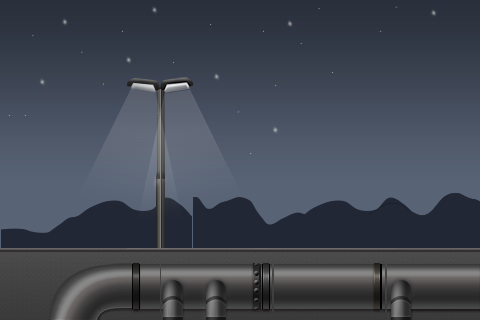

The image is a tile-based game level rendered from a .tmx file. Its description and source (layers, tilesets, objects; grid data summarised) follow:
An orthogonal 30x20 tile map with 16x16 px tiles, 5 tile layers (sky, cloud, camp, floor, ...), 5 tilesets.

<map version="1.0" orientation="orthogonal" width="30" height="20" tilewidth="16" tileheight="16">
 <tileset firstgid="1" name="sky" tilewidth="480" tileheight="320">
  <image source="sky.png" width="1440" height="320" />
 </tileset>
 <tileset firstgid="4" name="floor" tilewidth="144" tileheight="192" spacing="2">
  <tileoffset x="-3" y="0" />
  <image source="floor.png" width="878" height="192" />
 </tileset>
 <tileset firstgid="10" name="wooden_ladder" tilewidth="256" tileheight="256" spacing="1">
  <image source="wooden_ladder.png" width="1029" height="256" />
 </tileset>
 <tileset firstgid="14" name="cloud" tilewidth="192" tileheight="72" spacing="1">
  <image source="cloud.png" width="1159" height="72" />
 </tileset>
 <tileset firstgid="20" name="pipe" tilewidth="112" tileheight="64" spacing="1">
  <image source="pipe.png" width="910" height="64" />
 </tileset>
 <layer name="sky" width="30" height="20">
  <data>[600 cells, 2 non-empty, 1 distinct tile ids]</data>
 </layer>
 <layer name="cloud" width="30" height="20">
  <data>[600 cells, 4 non-empty, 3 distinct tile ids]</data>
 </layer>
 <layer name="camp" width="30" height="20">
  <data>[600 cells, 1 non-empty, 1 distinct tile ids]</data>
 </layer>
 <layer name="floor" width="30" height="20">
  <data>[600 cells, 4 non-empty, 1 distinct tile ids]</data>
 </layer>
 <layer name="pipe" width="30" height="20">
  <data>[600 cells, 4 non-empty, 4 distinct tile ids]</data>
 </layer>
</map>
